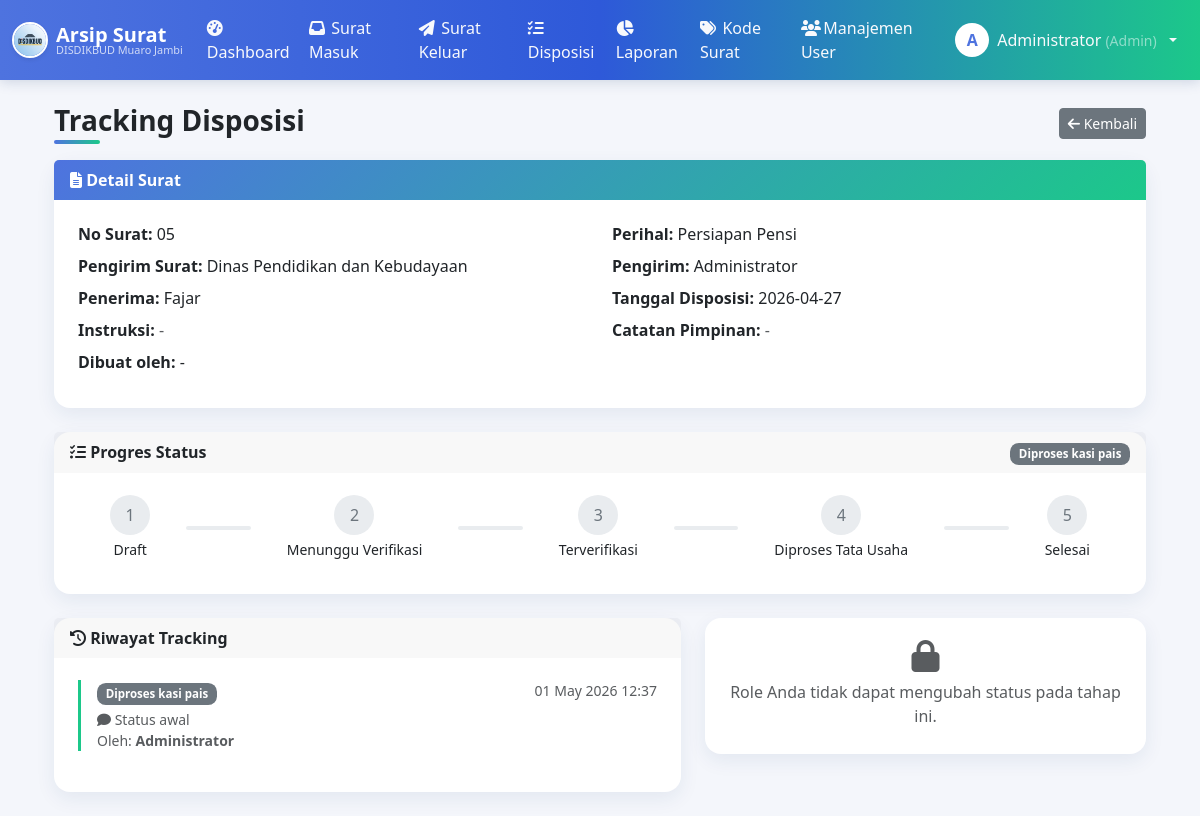
Page /tracking.php?type=disposisi&id=8 (signed in) on the earlier database version.
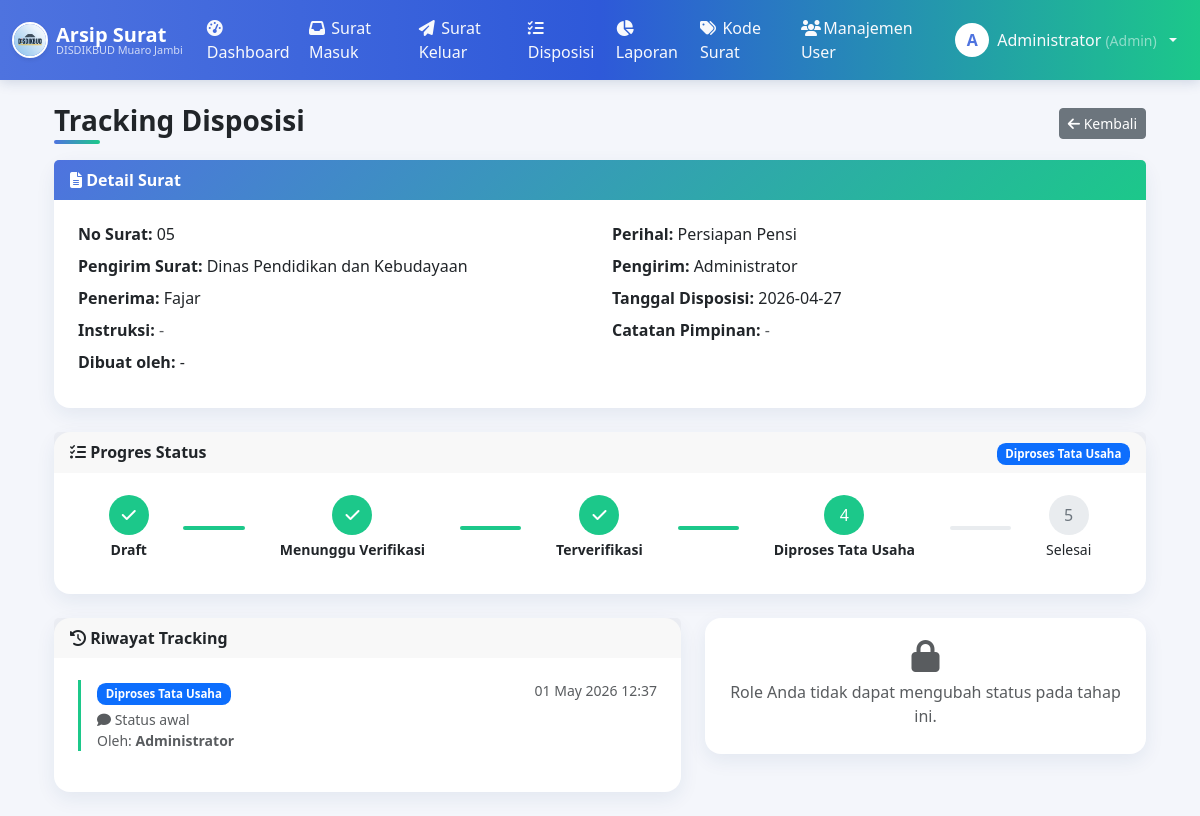
Same page on the later database version.
### tables this page shows
CREATE TABLE `disposisi` (
  `id` int(11) NOT NULL,
  `surat_masuk_id` int(11) DEFAULT NULL,
  `pengirim_id` int(11) DEFAULT NULL,
  `penerima_id` int(11) DEFAULT NULL,
  `tgl_disposisi` date DEFAULT NULL,
  `instruksi` text DEFAULT NULL,
  `catatan_pimpinan` text DEFAULT NULL,
  `status` enum('draft','menunggu_verifikasi','terverifikasi','diproses_tata_usaha','selesai') DEFAULT 'draft',
  `created_at` timestamp NULL DEFAULT current_timestamp(),
  `updated_at` timestamp NULL DEFAULT current_timestamp() ON UPDATE current_timestamp()
);

CREATE TABLE `status_history` (
  `id` int(11) NOT NULL,
  `ref_type` enum('surat_keluar','surat_masuk','disposisi') NOT NULL,
  `ref_id` int(11) NOT NULL,
  `status` varchar(50) NOT NULL,
  `keterangan` text DEFAULT NULL,
  `updated_by` int(11) DEFAULT NULL,
  `created_at` timestamp NULL DEFAULT current_timestamp()
);

CREATE TABLE `surat_masuk` (
  `id` int(11) NOT NULL,
  `no_agenda` varchar(50) DEFAULT NULL,
  `no_surat` varchar(100) DEFAULT NULL,
  `tgl_surat` date DEFAULT NULL,
  `tgl_diterima` date DEFAULT NULL,
  `pengirim` varchar(150) DEFAULT NULL,
  `instansi` varchar(150) DEFAULT NULL,
  `perihal` varchar(255) DEFAULT NULL,
  `kategori` varchar(100) DEFAULT NULL,
  `file_surat` varchar(255) DEFAULT NULL,
  `status` enum('draft','menunggu_verifikasi','terverifikasi','diproses_tata_usaha','selesai') DEFAULT 'draft',
  `created_at` timestamp NULL DEFAULT current_timestamp()
);

CREATE TABLE `users` (
  `id` int(11) NOT NULL,
  `nama` varchar(100) DEFAULT NULL,
  `email` varchar(100) DEFAULT NULL,
  `password` varchar(255) DEFAULT NULL,
  `role` varchar(20) NOT NULL,
  `created_at` timestamp NULL DEFAULT current_timestamp()
);

### includes/auth.php (called while the page is built, shortened)
<?php
function getRoleLabel($role) {
    $labels = [
        'admin'      => 'Admin',
        'pimpinan'   => 'Pimpinan',
        'tata_usaha' => 'Tata Usaha',
    ];
    return isset($labels[$role]) ? $labels[$role] : ucfirst($role);
}
?>

### tracking.php (the view, shortened to what the changed rows need)
<?php
include "includes/auth.php";
include "includes/db.php";
include "includes/tracking.php";
$type = isset($_GET['type']) ? $_GET['type'] : '';
$id   = isset($_GET['id']) ? intval($_GET['id']) : 0;
$detail = [];
$pembuat_nama = '';
if ($type == 'surat_keluar') {
    $q = mysqli_query($conn, "SELECT * FROM surat_keluar WHERE id=$id");
    $row = mysqli_fetch_assoc($q);
    if ($row) {
        $judul = 'Tracking Surat Keluar';
        $status = $row['status'];
        $detail = [
            'No Agenda'    => $row['no_agenda'],
            'No Surat'     => $row['no_surat'],
            'Tanggal Surat' => $row['tgl_surat'],
            'Tujuan'       => $row['tujuan'],
            'Instansi'     => $row['instansi'],
            'Kategori'     => $row['kategori'],
            'Perihal'      => $row['perihal'],
            'Isi Surat'    => $row['isi_surat'],
        ];
        if ($row['file_surat']) {
            $file_url = "assets/uploads/surat_keluar/" . $row['file_surat'];
        }
        $qr_code_url = '';
        if ($row['qr_code']) {
            $qr_code_url = "assets/uploads/qr_codes/" . $row['qr_code'];
        }
        $qr = mysqli_query($conn, "SELECT nama FROM users WHERE id='" . intval($row['pembuat_id']) . "'");
        $pr = mysqli_fetch_assoc($qr);
        $pembuat_nama = $pr['nama'] ?? '-';
    }
} else {
    $q = mysqli_query($conn, "
        SELECT d.*, sm.no_surat, sm.perihal, sm.pengirim AS pengirim_surat,
               u1.nama AS pengirim, u2.nama AS penerima
        FROM disposisi d
        JOIN surat_masuk sm ON d.surat_masuk_id = sm.id
        LEFT JOIN users u1 ON d.pengirim_id = u1.id
        LEFT JOIN users u2 ON d.penerima_id = u2.id
        WHERE d.id=$id
    ");
    $row = mysqli_fetch_assoc($q);
    if ($row) {
        $detail = [
            'No Surat'        => $row['no_surat'],
            'Perihal'         => $row['perihal'],
            'Pengirim Surat'  => $row['pengirim_surat'],
            'Pengirim'        => $row['pengirim'],
            'Penerima'        => $row['penerima'],
            'Tanggal Disposisi' => $row['tgl_disposisi'],
            'Instruksi'       => $row['instruksi'],
            'Catatan Pimpinan' => $row['catatan_pimpinan'],
        ];
    }
}
if ($type == 'surat_keluar') {
    $row['status'] = mysqli_fetch_assoc(mysqli_query($conn, "SELECT status FROM surat_keluar WHERE id=$id"))['status'];
} elseif ($type == 'surat_masuk') {
    $row['status'] = mysqli_fetch_assoc(mysqli_query($conn, "SELECT status FROM surat_masuk WHERE id=$id"))['status'];
} else {
    $row['status'] = mysqli_fetch_assoc(mysqli_query($conn, "SELECT status FROM disposisi WHERE id=$id"))['status'];
}
$status = $row['status'];
$history = getStatusHistory($conn, $type, $id);
$current_idx = getStatusIndex($status);
$steps = getStatusSteps();
if ($_SESSION['role'] == 'pimpinan') {
    include "includes/header_pimpinan.php";
} elseif ($_SESSION['role'] == 'tata_usaha') {
    include "includes/header_tata_usaha.php";
} else {
    include "includes/header.php";
}
?>
<div class="container mt-4">
  <div class="card shadow-sm mb-4">
    <div class="card-body">
      <div class="row">
        <?php foreach ($detail as $label => $value): ?>
          <div class="col-md-6 mb-2">
            <strong><?= $label; ?>:</strong>
            <?= $value !== null && $value !== '' ? nl2br(htmlspecialchars($value)) : '<span class="text-muted">-</span>'; ?>
          </div>
        <?php endforeach; ?>
        <div class="col-md-6 mb-2">
          <strong>Dibuat oleh:</strong> <?= htmlspecialchars($pembuat_nama ?: '-'); ?>
        </div>
      </div>
    </div>
  </div>
  <div class="card shadow-sm mb-4">
    <div class="card-header fw-semibold">
      <span class="float-end"><?= statusBadge($status); ?></span>
    </div>
    <div class="card-body">
      <div class="d-flex justify-content-between align-items-center mb-2">
        <?php $i = 0; foreach ($steps as $key => $label): ?>
          <div class="text-center flex-fill">
            <div class="rounded-circle d-inline-flex align-items-center justify-content-center"
                 style="width:40px;height:40px; <?= $i <= $current_idx ? 'background-color:#1cc88a;color:#fff;' : 'background-color:#e9ecef;color:#6c757d;' ?>">
              <?php if ($i < $current_idx): ?>
                <i class="fa fa-check"></i>
              <?php else: ?>
                <?= $i + 1; ?>
              <?php endif; ?>
            </div>
            <div class="mt-1 small" style="font-weight:<?= $i <= $current_idx ? 'bold' : 'normal'; ?>">
              <?= $label; ?>
            </div>
          </div>
          <?php if ($i < count($steps) - 1): ?>
            <div class="flex-fill mx-1" style="height:4px; background-color:<?= $i < $current_idx ? '#1cc88a' : '#e9ecef'; ?>; border-radius:2px;"></div>
          <?php endif; ?>
          <?php $i++; endforeach; ?>
      </div>
    </div>
  </div>
  <div class="row">
    <div class="col-md-7">
      <div class="card shadow-sm mb-4">
        <div class="card-body">
          <?php if (count($history) > 0): ?>
            <ul class="list-unstyled">
              <?php foreach ($history as $h): ?>
                <li class="border-start border-3 mb-3 ps-3" style="border-color:#1cc88a !important;">
                  <div class="d-flex justify-content-between">
                    <strong><?= statusBadge($h['status']); ?></strong>
                    <small class="text-muted"><?= date('d M Y H:i', strtotime($h['created_at'])); ?></small>
                  </div>
                  <?php if ($h['keterangan']): ?>
                    <div class="text-muted small mt-1"><i class="fa fa-comment"></i> <?= htmlspecialchars($h['keterangan']); ?></div>
                  <?php endif; ?>
                  <div class="text-muted small">Oleh: <strong><?= htmlspecialchars($h['nama'] ?? '-'); ?></strong></div>
                </li>
              <?php endforeach; ?>
            </ul>
          <?php else: ?>
            <p class="text-muted mb-0">Belum ada riwayat.</p>
          <?php endif; ?>
        </div>
      </div>
    </div>
  </div>
</div>
<?php include "includes/footer.php"; ?>

### includes/tracking.php (shortened to what the changed rows need)
<?php
function getStatusSteps() {
    return [
        'draft'                 => 'Draft',
        'menunggu_verifikasi'   => 'Menunggu Verifikasi',
        'terverifikasi'         => 'Terverifikasi',
        'diproses_tata_usaha'   => 'Diproses Tata Usaha',
        'selesai'               => 'Selesai',
    ];
}
function getStatusLabel($status) {
    $steps = getStatusSteps();
    return isset($steps[$status]) ? $steps[$status] : ucfirst(str_replace('_', ' ', $status));
}
function getStatusColor($status) {
    $colors = [
        'draft'                 => 'secondary',
        'menunggu_verifikasi'   => 'warning',
        'terverifikasi'         => 'info',
        'diproses_tata_usaha'   => 'primary',
        'selesai'               => 'success',
    ];
    return isset($colors[$status]) ? $colors[$status] : 'secondary';
}
function statusBadge($status) {
    return '<span class="badge bg-' . getStatusColor($status) . '">' . htmlspecialchars(getStatusLabel($status)) . '</span>';
}
function getStatusHistory($conn, $ref_type, $ref_id) {
    $result = mysqli_query($conn, "
        SELECT h.*, u.nama
        FROM status_history h
        LEFT JOIN users u ON h.updated_by = u.id
        WHERE h.ref_type = '$ref_type' AND h.ref_id = '$ref_id'
        ORDER BY h.created_at ASC, h.id ASC
    ");
    $history = [];
    while ($row = mysqli_fetch_assoc($result)) {
        $history[] = $row;
    }
    return $history;
}
function getStatusIndex($status) {
    $idx = array_search($status, array_keys(getStatusSteps()));
    return $idx === false ? -1 : $idx;
}

Differences in the rows shown:
changed disposisi "Persiapan Pensi": status "Diproses kasi pais" → "Diproses Tata Usaha"
changed status_history "Status awal": status "Diproses kasi pais" → "Diproses Tata Usaha"
Other differences:
list line gone: "1"
list line gone: "2"
list line gone: "3"
